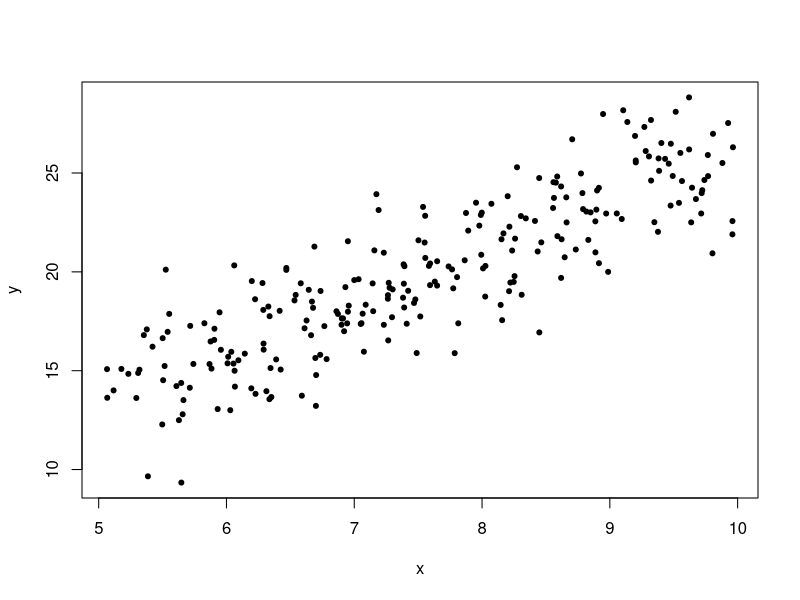
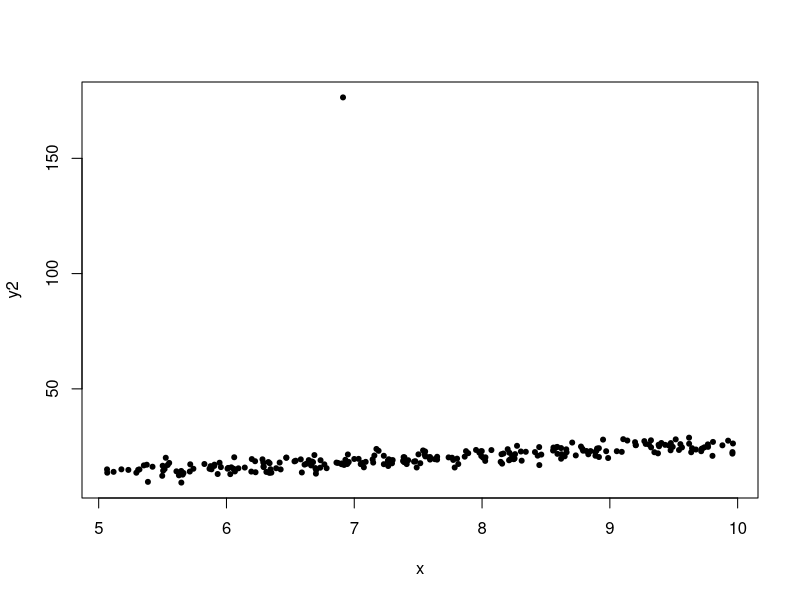
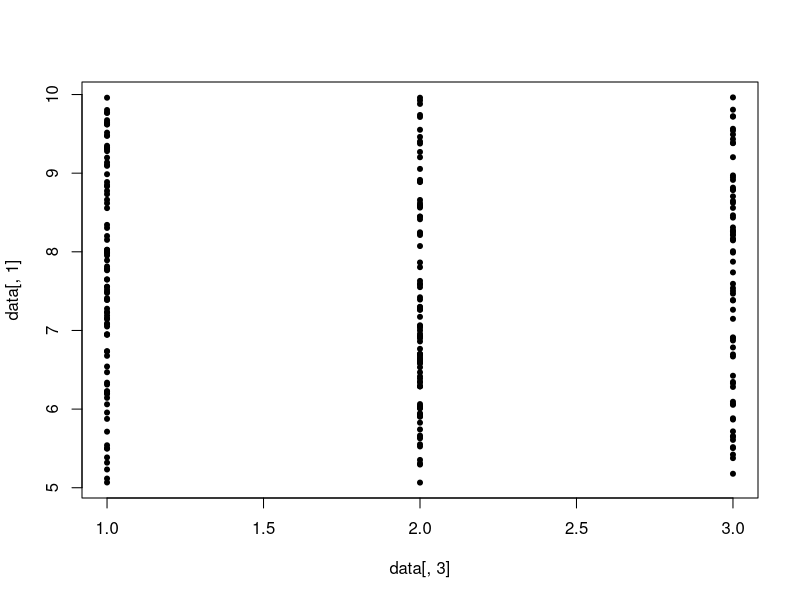
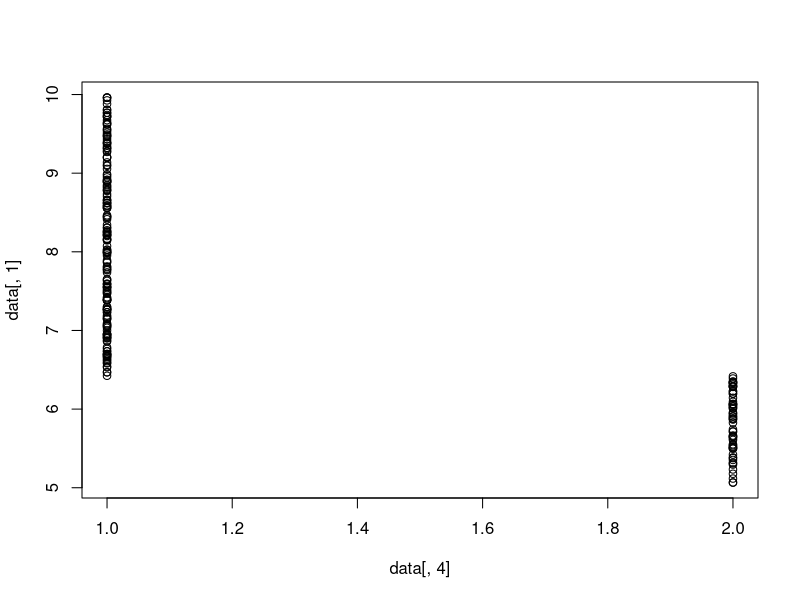
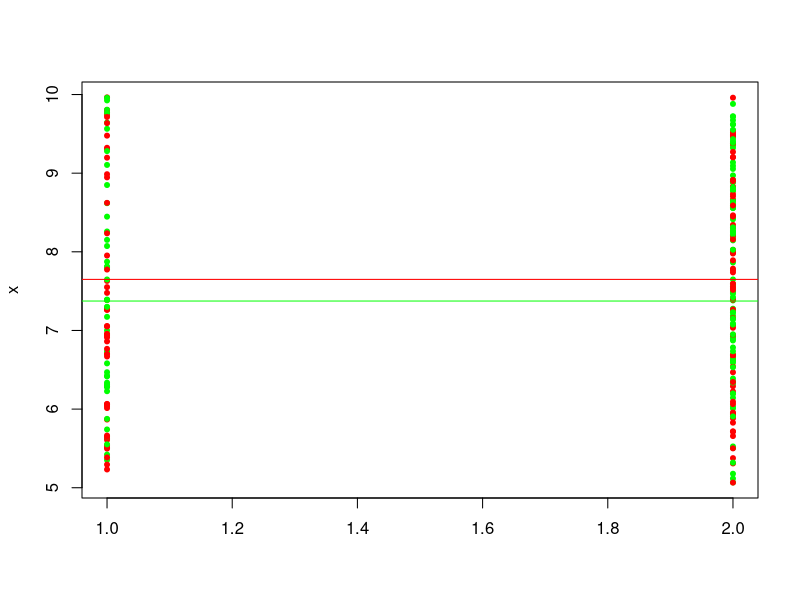

These figures' R source, in order:
########################################
# ECON 310: Nonparametric Data Example
# NEIU Spring 2022
#######################################

# Generate 250 observations of random data
set.seed(1)
n<-250
x<-runif(n,5,10)
x
# y is a function of x
y<-2.5*x+rnorm(n,1,2)

# Plot and get Pearson and Spearman correlations; also Kendall's tau
plot(x,y,pch=20)
cor(x,y)
cor(x,y,method="spearman")
cor(x,y,method="kendall")

# Now make an outlier
y2<-y
y2[max(y)]<-10*y[max(y)]
plot(x,y2,pch=20)
cor(x,y2)
cor(x,y2,method="spearman")
cor(x,y,method="kendall")
# Do the correlations change?

# Now generate some groups and make a dataset
data<-cbind(x,y,1,1,1)
head(data)

# Random assignment among 3 groups
for(i in 1:n){
  data[i,3]<-sample(c(1,2,3),1)
}
head(data)


# Are the means of x different?
plot(data[,3],data[,1],pch=20)
mean(data[data[,3]==1,1])
mean(data[data[,3]==2,1])
mean(data[data[,3]==3,1])
#not significant
kruskal.test(x= data[,1],g = data[,3])

# Now split off the bottom 25% into the second of two groups 
qv<-as.numeric(quantile(data[,1],.25))
data[which(data[,1]<qv),4]<-2

plot(data[,4],data[,1])
# They clearly differ
mean(data[data[,4]==1,1])
mean(data[data[,4]==2,1])
kruskal.test(x= data[,1],g = data[,4])

# Now I introduce some randomness
# Apply 1 and 2s
qv<-as.numeric(quantile(data[,1],.5))

data[which(data[,1]<qv),5]<-2

for(i in which(data[,5]==2)){
  data[i,5]<-sample(c(1,2),1)
}
for(i in which(data[,4]==1)){
  data[i,5]<-sample(c(1,2,2),1)
}
#Plot and visually compare means
plot(data[,c(5,1)],pch=20,col=c("green","red"))
abline(h=mean(data[which(data[,5]==2),1]),col="red")
abline(h=mean(data[which(data[,5]==1),1]),col="green")
kruskal.test(x= data[,1],g = data[,5])
# Different results with different random data

##################################################
# Here is the Spearman correlation formula by hand
## Original x and y from above

# They match!
x1<-rank(x)
x1
# no ties here but check this out
rank(c(100,4,89,4,71,15))

y1<-rank(y)
D<-x1-y1
D
1-6*sum(D^2)/(n*(n^2-1))
cor(x,y,method="spearman")

########################################
# Compare KW by hand
kruskal.test(x= data[,1],g = data[,3])

# ranks and groups
R1<-mean(x1[data[,3]==1])
R2<-mean(x1[data[,3]==2])
R3<-mean(x1[data[,3]==3])
l1<-nrow(data[data[,3]==1,])
l2<-nrow(data[data[,3]==2,])
l3<-nrow(data[data[,3]==3,])
N<-l1+l2+l3
N
k<-3

H<-(12/(N*(N+1)))*(l1*R1^2+l2*R2^2+l3*R3^2)-3*(N+1)
H
2*dchisq(H,k-1)

